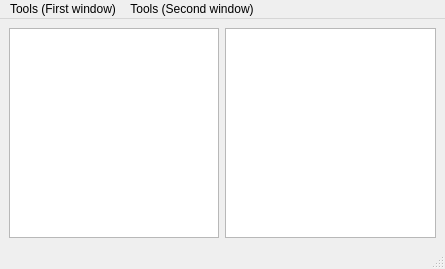
<?xml version="1.0" encoding="UTF-8"?>
<ui version="4.0">
 <class>Explorer</class>
 <widget class="QMainWindow" name="Explorer">
  <property name="geometry">
   <rect>
    <x>0</x>
    <y>0</y>
    <width>445</width>
    <height>269</height>
   </rect>
  </property>
  <property name="windowTitle">
   <string>Explorer</string>
  </property>
  <widget class="QWidget" name="centralwidget">
   <layout class="QVBoxLayout" name="verticalLayout_2">
    <item>
     <layout class="QVBoxLayout" name="verticalLayout">
      <item>
       <layout class="QHBoxLayout" name="horizontalLayout">
        <item>
         <spacer name="horizontalSpacer">
          <property name="orientation">
           <enum>Qt::Horizontal</enum>
          </property>
          <property name="sizeHint" stdset="0">
           <size>
            <width>40</width>
            <height>20</height>
           </size>
          </property>
         </spacer>
        </item>
        <item>
         <widget class="QListView" name="Win_One"/>
        </item>
        <item>
         <widget class="QListView" name="Win_Two"/>
        </item>
       </layout>
      </item>
     </layout>
    </item>
   </layout>
  </widget>
  <widget class="QMenuBar" name="menubar">
   <property name="geometry">
    <rect>
     <x>0</x>
     <y>0</y>
     <width>445</width>
     <height>21</height>
    </rect>
   </property>
   <widget class="QMenu" name="menu">
    <property name="title">
     <string>Tools (First window)</string>
    </property>
    <addaction name="actionNew_Folder"/>
    <addaction name="actionRemove"/>
   </widget>
   <widget class="QMenu" name="menuTools_Second_window">
    <property name="title">
     <string>Tools (Second window)</string>
    </property>
    <addaction name="actionNew_Folder_for_second_window"/>
    <addaction name="actionRemove_for_second_window"/>
   </widget>
   <addaction name="menu"/>
   <addaction name="menuTools_Second_window"/>
  </widget>
  <widget class="QStatusBar" name="statusbar"/>
  <action name="actionNew_Folder">
   <property name="text">
    <string>New Folder</string>
   </property>
  </action>
  <action name="actionRemove">
   <property name="text">
    <string>Remove</string>
   </property>
  </action>
  <action name="actionNew_Folder_for_second_window">
   <property name="text">
    <string>New Folder</string>
   </property>
  </action>
  <action name="actionRemove_for_second_window">
   <property name="text">
    <string>Remove</string>
   </property>
  </action>
 </widget>
 <resources/>
 <connections/>
</ui>
